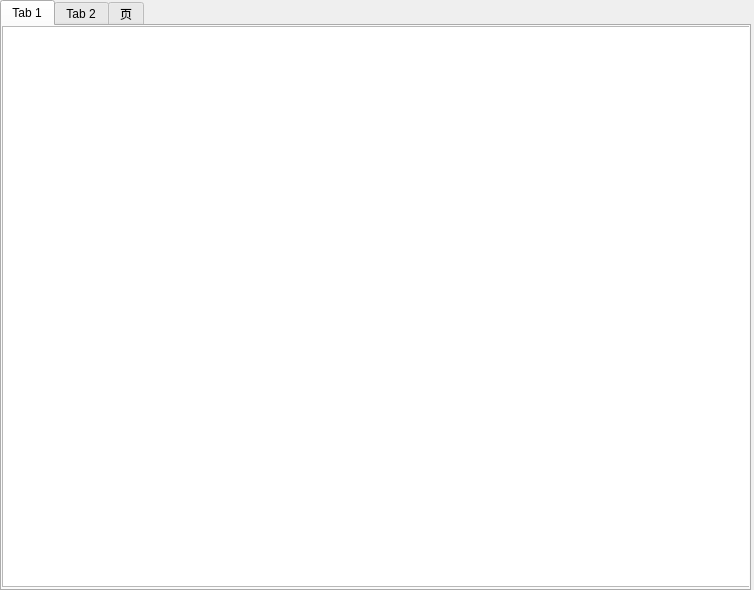
<?xml version="1.0" encoding="UTF-8"?>
<ui version="4.0">
 <class>report</class>
 <widget class="QWidget" name="report">
  <property name="geometry">
   <rect>
    <x>0</x>
    <y>0</y>
    <width>754</width>
    <height>590</height>
   </rect>
  </property>
  <property name="sizePolicy">
   <sizepolicy hsizetype="Expanding" vsizetype="Expanding">
    <horstretch>0</horstretch>
    <verstretch>0</verstretch>
   </sizepolicy>
  </property>
  <property name="windowTitle">
   <string>Form</string>
  </property>
  <widget class="QTabWidget" name="tabWidget">
   <property name="geometry">
    <rect>
     <x>0</x>
     <y>0</y>
     <width>751</width>
     <height>591</height>
    </rect>
   </property>
   <property name="currentIndex">
    <number>0</number>
   </property>
   <widget class="QWidget" name="eMail">
    <attribute name="title">
     <string>Tab 1</string>
    </attribute>
    <widget class="QListView" name="listView">
     <property name="geometry">
      <rect>
       <x>0</x>
       <y>0</y>
       <width>751</width>
       <height>561</height>
      </rect>
     </property>
    </widget>
   </widget>
   <widget class="QWidget" name="msg">
    <attribute name="title">
     <string>Tab 2</string>
    </attribute>
    <widget class="QListView" name="listView_2">
     <property name="geometry">
      <rect>
       <x>0</x>
       <y>0</y>
       <width>751</width>
       <height>551</height>
      </rect>
     </property>
    </widget>
   </widget>
   <widget class="QWidget" name="group">
    <attribute name="title">
     <string>页</string>
    </attribute>
    <widget class="QListView" name="listView_3">
     <property name="geometry">
      <rect>
       <x>0</x>
       <y>0</y>
       <width>751</width>
       <height>561</height>
      </rect>
     </property>
    </widget>
   </widget>
  </widget>
 </widget>
 <resources/>
 <connections/>
</ui>
